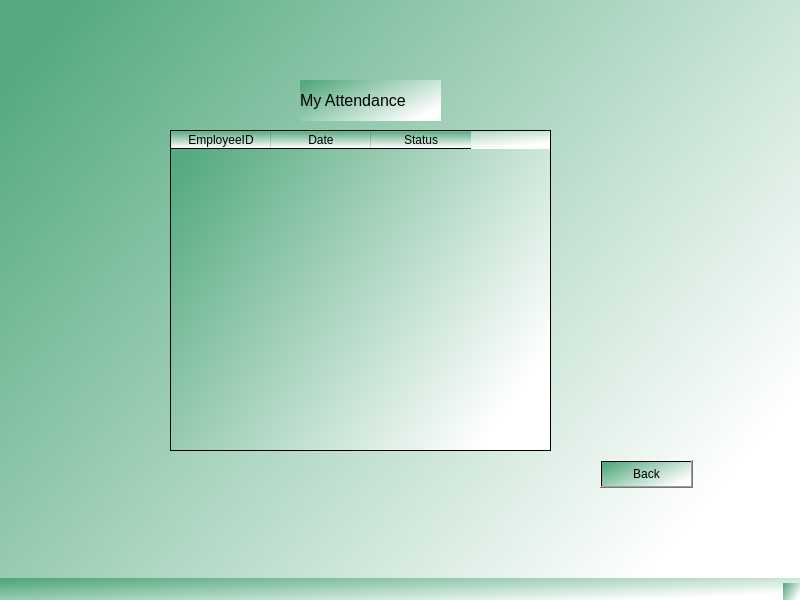
<?xml version="1.0" encoding="UTF-8"?>
<ui version="4.0">
 <class>MainWindow</class>
 <widget class="QMainWindow" name="MainWindow">
  <property name="geometry">
   <rect>
    <x>0</x>
    <y>0</y>
    <width>800</width>
    <height>600</height>
   </rect>
  </property>
  <property name="windowTitle">
   <string>View Attendance</string>
  </property>
  <property name="styleSheet">
   <string notr="true">background-color: qlineargradient(spread:pad, x1:0.03, y1:0.0965909, x2:1, y2:0.681818, stop:0 rgba(85, 170, 127, 255), stop:1 rgba(255, 255, 255, 255));</string>
  </property>
  <widget class="QWidget" name="centralwidget">
   <widget class="QTableWidget" name="attendance">
    <property name="geometry">
     <rect>
      <x>170</x>
      <y>130</y>
      <width>381</width>
      <height>321</height>
     </rect>
    </property>
    <column>
     <property name="text">
      <string>EmployeeID</string>
     </property>
    </column>
    <column>
     <property name="text">
      <string>Date</string>
     </property>
    </column>
    <column>
     <property name="text">
      <string>Status</string>
     </property>
    </column>
   </widget>
   <widget class="QLabel" name="label">
    <property name="geometry">
     <rect>
      <x>300</x>
      <y>80</y>
      <width>141</width>
      <height>41</height>
     </rect>
    </property>
    <property name="font">
     <font>
      <pointsize>12</pointsize>
     </font>
    </property>
    <property name="text">
     <string>My Attendance</string>
    </property>
   </widget>
   <widget class="QPushButton" name="back">
    <property name="geometry">
     <rect>
      <x>600</x>
      <y>460</y>
      <width>93</width>
      <height>28</height>
     </rect>
    </property>
    <property name="text">
     <string>Back</string>
    </property>
   </widget>
  </widget>
  <widget class="QMenuBar" name="menubar">
   <property name="geometry">
    <rect>
     <x>0</x>
     <y>0</y>
     <width>800</width>
     <height>26</height>
    </rect>
   </property>
  </widget>
  <widget class="QStatusBar" name="statusbar"/>
 </widget>
 <resources/>
 <connections/>
</ui>
